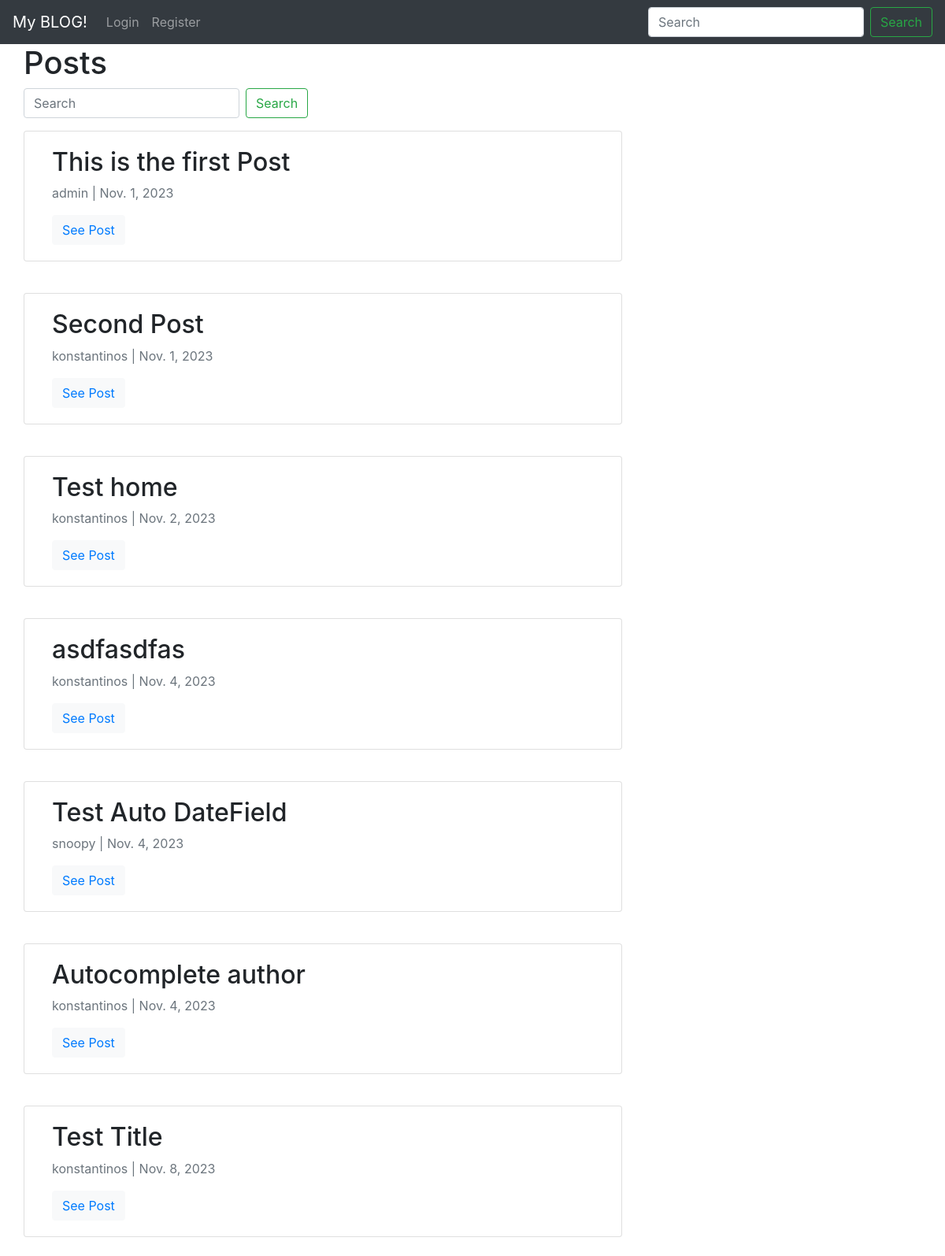
The page / on the database its author committed.
### blog/models.py (models this page shows, shortened)
class BlogPost(models.Model):
    title = models.TextField(max_length=100)
    content = models.TextField()
    author = models.ForeignKey(User, on_delete=models.CASCADE)
    created_at = models.DateField(auto_now=True)

### blog/views.py (the view)
# urls.py: path('', views.HomeView.as_view(), name='home'),
class HomeView(generic.ListView):
    model = BlogPost
    template_name = 'home.html'

### blog/templates/home.html
{% extends "base.html" %}
{% block content %}
<div class="container">
    <div class="row"><h1>Posts</h1></div>
    <div class="row">
        <form class="form-inline my-2 my-lg-0" action="{% url 'search_results' %}" method="GET">
            <input class="form-control mr-sm-2" type="search" placeholder="Search" aria-label="Search" name="query">
            <button class="btn btn-outline-success my-2 my-sm-0" type="submit">Search</button>
        </form>
    </div>
    {% for post in object_list %}
    <div class="row">
      <div class="col-md-8 card mb-4  mt-3 left  top">
        <div class="card-body">
           <h2>{{ post.title }}</h2>
          <p class=" text-muted">{{ post.author }} | {{ post.created_at }}</p>
          <button type="button" class="btn btn-light">
            <a href="{% url 'details' post.pk %}">See Post</a>
          </button>
        </div>
      </div>
    </div>
    {% endfor %}
</div>
{% endblock %}

### blog/templates/base.html (shortened to what this page needs)
<!doctype html>
<html lang="en">
  <head>
    <link rel="stylesheet" href="https://cdn.jsdelivr.net/npm/bootstrap@4.3.1/dist/css/bootstrap.min.css">
  </head>
  <body>
    <nav class="navbar navbar-expand-lg navbar-dark bg-dark">
        <a class="navbar-brand" href="{% url 'home' %}">My BLOG!</a>
        <div class="collapse navbar-collapse" id="navbarSupportedContent">
          <ul class="navbar-nav mr-auto">
            {% if user.is_authenticated %}
                <li class="nav-item">
                    <a class="nav-link" href="{% url 'create_post' %}">Create Post</a>
                </li>
                <li class="nav-item">
                    <a class="nav-link" href="{% url 'logout' %}">Logout</a>
                </li>
            {% else %}
                <li class="nav-item">
                    <a class="nav-link" href="{% url 'login' %}">Login</a>
                </li>
                <li class="nav-item">
                    <a class="nav-link" href="{% url 'register' %}">Register</a>
                </li>
            {% endif %}
          </ul>
          <form class="form-inline my-2 my-lg-0" action="{% url 'search_results' %}" method="GET">
            <input class="form-control mr-sm-2" type="search" placeholder="Search" aria-label="Search" name="query">
            <button class="btn btn-outline-success my-2 my-sm-0" type="submit">Search</button>
        </form>
        </div>
      </nav>
    {% block content %}
    {% endblock %}
  </body>
</html>

### rows shown on the page
BlogPost: title "This is the first Post", author "admin", created_at "Nov. 1, 2023"
BlogPost: title "Second Post", author "konstantinos", created_at "Nov. 1, 2023"
BlogPost: title "Test home", author "konstantinos", created_at "Nov. 2, 2023"
BlogPost: title "asdfasdfas", author "konstantinos", created_at "Nov. 4, 2023"
BlogPost: title "Test Auto DateField", author "snoopy", created_at "Nov. 4, 2023"
BlogPost: title "Autocomplete author", author "konstantinos", created_at "Nov. 4, 2023"
BlogPost: title "Test Title", author "konstantinos", created_at "Nov. 8, 2023"
